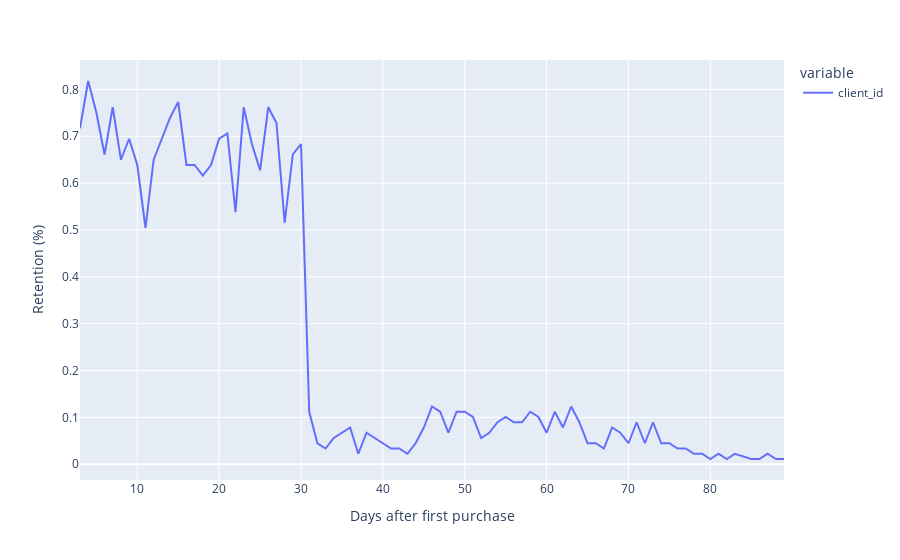

The notebook cell this image was saved under:
### Markdown cell above
Я осознанно игнорирую первую точку на графике (по-сути, день первой покупки), потому что если её оставить график будет практически нечитаемый.

### Code cell
Y=(data[["time_diff","client_id"]].groupby("time_diff").nunique()/len(data["client_id"].unique())*100).iloc[1:]
fig = pl.line(Y)
fig.update_layout(
    xaxis_title="Days after first purchase", yaxis_title="Retention (%)"
)
fig.show()

### Figure 1 — Plotly figure (JSON) as saved in the notebook; plotly's stock layout.template omitted (floating-point values rounded to 4 significant figures)
{"data": [{"hovertemplate": "variable=client_id<br>time_diff=%{x}<br>value=%{y}<extra></extra>", "legendgroup": "client_id", "line": {"color": "#636efa", "dash": "solid"}, "marker": {"symbol": "circle"}, "mode": "lines", "name": "client_id", "orientation": "v", "showlegend": true, "type": "scatter", "x": [3, 4, 5, 6, 7, 8, 9, 10, 11, 12, 13, 14, 15, 16, 17, 18, 19, 20, 21, 22, 23, 24, 25, 26, 27, 28, 29, 30, 31, 32, 33, 34, 35, 36, 37, 38, 39, 40, 41, 42, 43, 44, 45, 46, 47, 48, 49, 50, 51, 52, 53, 54, 55, 56, 57, 58, 59, 60, 61, 62, 63, 64, 65, 66, 67, 68, 69, 70, 71, 72, 73, 74, 75, 76, 77, 78, 79, 80, 81, 82, 83, 85, 86, 87, 88, 89], "xaxis": "x", "y": [0.7171, 0.8179, 0.7507, 0.6611, 0.7619, 0.6499, 0.6947, 0.6387, 0.5042, 0.6499, 0.6947, 0.7395, 0.7731, 0.6387, 0.6387, 0.6162, 0.6387, 0.6947, 0.7059, 0.5378, 0.7619, 0.6835, 0.6275, 0.7619, 0.7283, 0.5154, 0.6611, 0.6835, 0.112, 0.04482, 0.03361, 0.05602, 0.06723, 0.07843, 0.02241, 0.06723, 0.05602, 0.04482, 0.03361, 0.03361, 0.02241, 0.04482, 0.07843, 0.1232, 0.112, 0.06723, 0.112, 0.112, 0.1008, 0.05602, 0.06723, 0.08964, 0.1008, 0.08964, 0.08964, 0.112, 0.1008, 0.06723, 0.112, 0.07843, 0.1232, 0.08964, 0.04482, 0.04482, 0.03361, 0.07843, 0.06723, 0.04482, 0.08964, 0.04482, 0.08964, 0.04482, 0.04482, 0.03361, 0.03361, 0.02241, 0.02241, 0.0112, 0.02241, 0.0112, 0.02241, 0.0112, 0.0112, 0.02241, 0.0112, 0.0112], "yaxis": "y"}], "layout": {"legend": {"title": {"text": "variable"}, "tracegroupgap": 0}, "margin": {"t": 60}, "xaxis": {"anchor": "y", "domain": [0, 1], "title": {"text": "Days after first purchase"}}, "yaxis": {"anchor": "x", "domain": [0, 1], "title": {"text": "Retention (%)"}}}}
